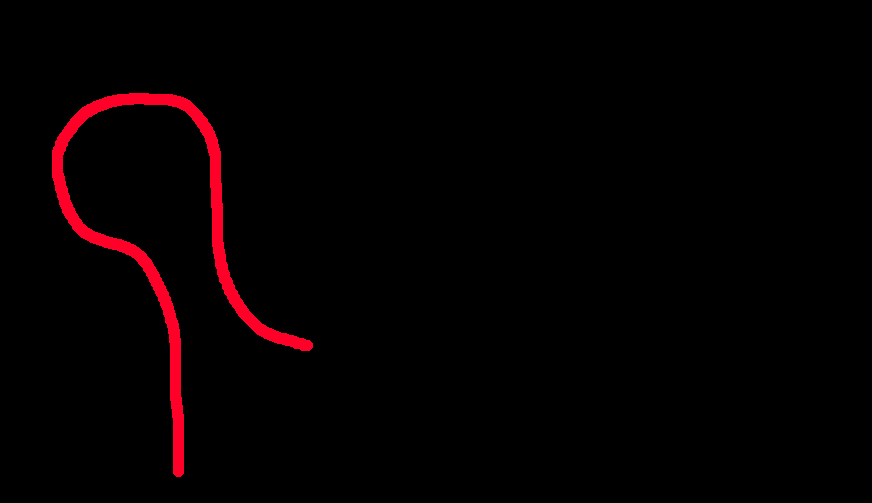
#> input picture Utils/Map_Red_Path.png, 872 x 503 px
$ python PathSamples.py
#> lines starting #> are read from the running program, lines starting #| are printed output that depends on the picture; after the words box and inside, x2 and y2 are one past the last pixel; in counts of white or black regions, pixels touching at a corner belong together
import cv2
import numpy as np

# --- 輔助函式，避免重複程式碼 ---
def sample_path(path, num_points):
    """從給定的路徑中，均勻取樣指定數量的點"""
    path_length = len(path)
    if path_length < 2:
        return []
    indices = np.linspace(0, path_length - 1, num_points, dtype=int)
    sampled_points = [tuple(path[idx][0]) for idx in indices]
    return sampled_points

def print_js_array(variable_name, points):
    """將點的列表輸出成 JavaScript 陣列格式"""
    print(f"const {variable_name} = [")
    if points:
        for point in points:
            print(f"    {{ x: {point[0]}, y: {point[1]} }},")
    print("];")
    print() # 空一行，讓輸出更清晰

# --- 主要邏輯 ---

# 1. 載入圖片並找到輪廓
image_path = "Map_Red_Path.png"
image = cv2.imread(image_path)
#> image is the input picture: shape (503, 872, 3); mean B, G, R 0.9, 0, 5.6

if image is None:
    print(f"錯誤：無法讀取圖片 {image_path}")
    exit()

hsv_image = cv2.cvtColor(image, cv2.COLOR_BGR2HSV)
#> hsv_image: shape (503, 872, 3); mean H, S, V 3.8, 5.6, 5.6
lower_red1 = np.array([0, 70, 50])
upper_red1 = np.array([10, 255, 255])
mask1 = cv2.inRange(hsv_image, lower_red1, upper_red1)
#> mask1: shape (503, 872); every value is 0
lower_red2 = np.array([170, 70, 50])
upper_red2 = np.array([180, 255, 255])
mask2 = cv2.inRange(hsv_image, lower_red2, upper_red2)
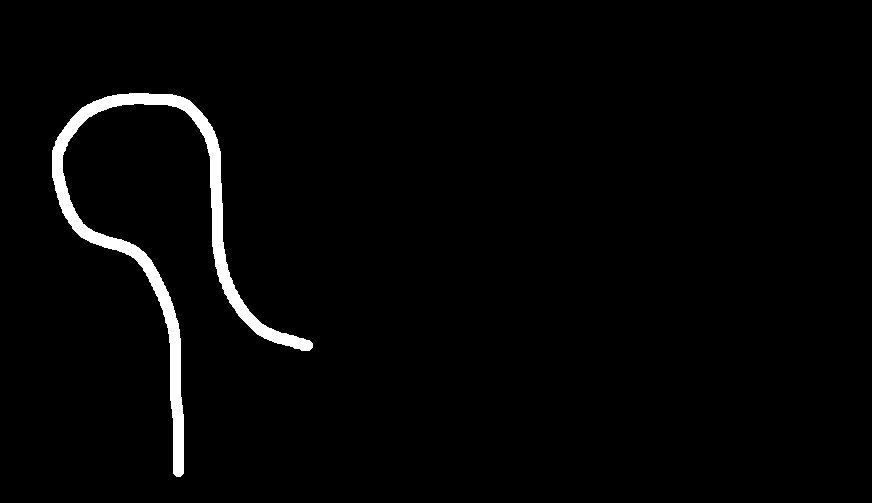
#> mask2: shape (503, 872); 2.2% white; 1 white region
mask = cv2.bitwise_or(mask1, mask2)
contours, _ = cv2.findContours(mask, cv2.RETR_EXTERNAL, cv2.CHAIN_APPROX_NONE)
#> contours = 1 contour; box (x1, y1, x2, y2) and area: (52, 93, 313, 477) 8864

if not contours:
    print("錯誤：在圖片中找不到紅色路徑的輪廓。")
    exit()

largest_contour = max(contours, key=cv2.contourArea)
#> largest_contour = contour of 1557 points, box (x1, y1, x2, y2) (52, 93, 313, 477), area 8864

# 2. 找到起點並重新排序輪廓
contour_points = largest_contour[:, 0, :]
#> contour_points = 1557 pairs, first value 52 to 312, second value 93 to 476
start_point_index = np.argmax(contour_points[:, 1])
#> start_point_index = 448
rolled_contour = np.roll(largest_contour, -start_point_index, axis=0)
#> rolled_contour has the same summary as largest_contour

# 3. 將輪廓分為「去程」和「回程」兩半
halfway_index = len(rolled_contour) // 2
#> halfway_index = 778
forward_path = rolled_contour[0:halfway_index]
#> forward_path = contour of 778 points, box (x1, y1, x2, y2) (62, 103, 313, 477), area 32336
backward_path_raw = rolled_contour[halfway_index:]
#> backward_path_raw = contour of 779 points, box (x1, y1, x2, y2) (52, 93, 310, 476), area 40930

# 4. 處理去程 (Forward Path) -> 現在反轉為 End-to-Start
sampled_forward_points = sample_path(forward_path, 100)
#> in sample_path, `path_length = len(path)`: path_length = 778
#> in sample_path, `sampled_points = [tuple(path[idx][0]) for idx in indices]`: sampled_points = 100 pairs, first value 62 to 310, second value 103 to 476
#> sampled_forward_points has the same summary as sampled_points in sample_path
# *** 新增：將去程的點反向排序 ***
sampled_forward_points = sampled_forward_points[::-1]
print_js_array("redControlPoints", sampled_forward_points)
#> the loop in print_js_array, `for point in points:` made 100 passes
#> point on passes 1 to 12: (310, 341), (310, 349), (302, 350), (294, 348), (286, 345), (278, 343), (270, 340), (263, 337), (255, 332), (247, 324), (239, 316), (234, 308)
#|     { x: 310, y: 341 },
#|     { x: 310, y: 349 },
#|     { x: 302, y: 350 },
#|     { x: 294, y: 348 },
#|     { x: 286, y: 345 },
#|     { x: 278, y: 343 },
#|     { x: 270, y: 340 },
#|     { x: 263, y: 337 },
#> (further printed lines are left out)

# 5. 處理回程 (Backward Path) -> 保持 End-to-Start
#    後半段的路徑是從終點走回起點，我們需要反轉它，
#    使其順序變為從終點開始。
backward_path_ordered = backward_path_raw[::-1]
#> backward_path_ordered has the same summary as backward_path_raw
sampled_backward_points = sample_path(backward_path_ordered, 100)
#> sampled_backward_points = 100 pairs, first value 52 to 309, second value 93 to 475
print_js_array("yellowControlPoints", sampled_backward_points)
#> the loop in print_js_array (call 2), `for point in points:` made 100 passes
#> point on passes 1 to 12: (175, 475), (173, 468), (173, 460), (173, 452), (173, 444), (173, 436), (173, 428), (173, 420), (172, 413), (171, 405), (170, 397), (170, 389)
#|     { x: 175, y: 475 },
#|     { x: 173, y: 468 },
#|     { x: 173, y: 460 },
#|     { x: 173, y: 452 },
#|     { x: 173, y: 444 },
#|     { x: 173, y: 436 },
#|     { x: 173, y: 428 },
#|     { x: 173, y: 420 },
#> (further printed lines are left out)


# (可選) 視覺化驗證
for point in sampled_forward_points:
    cv2.circle(image, point, 3, (0, 255, 0), -1) # 綠色點代表去程
#> this loop made 100 passes
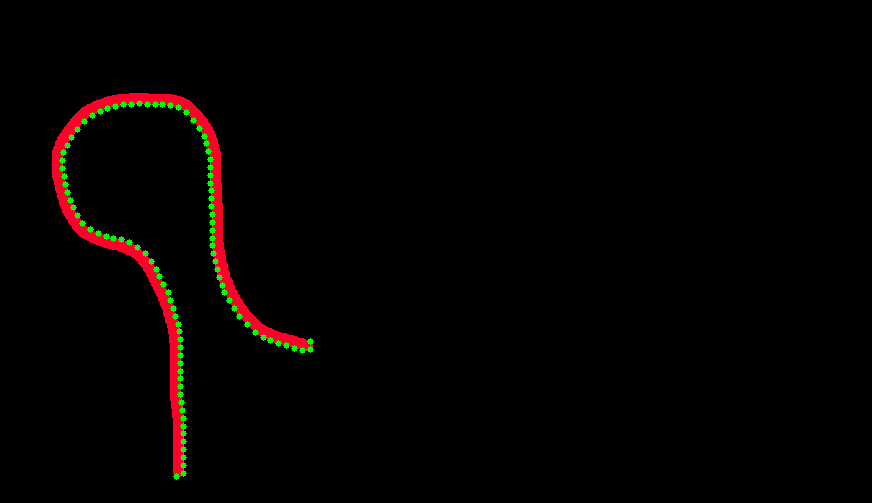
#> image: shape (503, 872, 3); 0.66% of pixels changed, all inside (x1, y1, x2, y2) = (59, 100, 314, 480)
for point in sampled_backward_points:
    cv2.circle(image, point, 3, (0, 255, 255), -1) # 黃色點代表回程
#> this loop made 100 passes
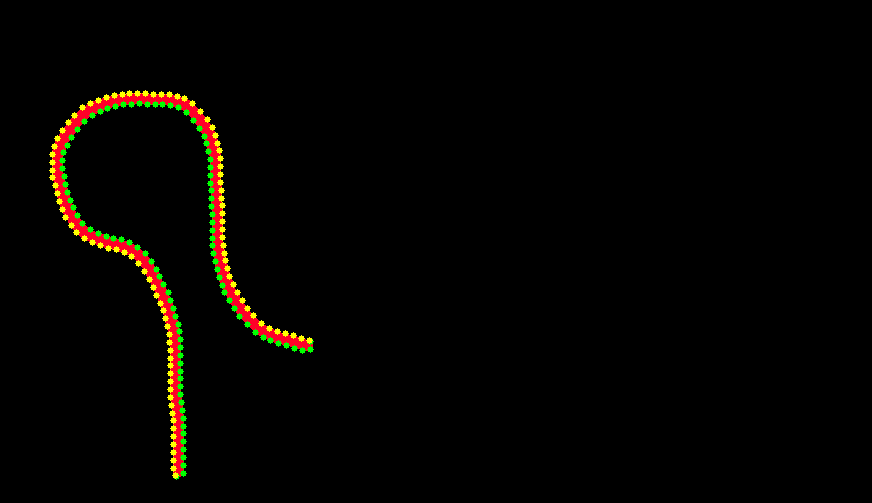
#> image: shape (503, 872, 3); 0.66% of pixels changed, all inside (x1, y1, x2, y2) = (49, 90, 313, 479)

cv2.imshow("Sampled Points", image)
cv2.waitKey(0)
cv2.destroyAllWindows()
